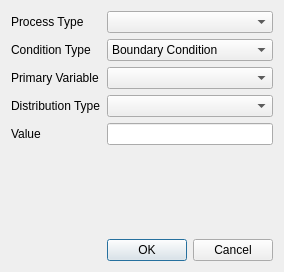
<?xml version="1.0" encoding="UTF-8"?>
<ui version="4.0">
 <class>FEMConditionSetup</class>
 <widget class="QDialog" name="FEMConditionSetup">
  <property name="geometry">
   <rect>
    <x>0</x>
    <y>0</y>
    <width>280</width>
    <height>272</height>
   </rect>
  </property>
  <property name="windowTitle">
   <string>FEM Condition Setup</string>
  </property>
  <layout class="QGridLayout" name="gridLayout">
   <item row="1" column="0">
    <widget class="QLabel" name="processTypeLabel">
     <property name="text">
      <string>Process Type</string>
     </property>
     <property name="margin">
      <number>10</number>
     </property>
    </widget>
   </item>
   <item row="4" column="0">
    <widget class="QLabel" name="disTypeLabel">
     <property name="text">
      <string>Distribution Type</string>
     </property>
     <property name="margin">
      <number>10</number>
     </property>
    </widget>
   </item>
   <item row="5" column="0">
    <widget class="QLabel" name="valueLabel">
     <property name="text">
      <string>Value</string>
     </property>
     <property name="margin">
      <number>10</number>
     </property>
    </widget>
   </item>
   <item row="1" column="1">
    <widget class="QComboBox" name="processTypeBox"/>
   </item>
   <item row="4" column="1">
    <widget class="QComboBox" name="disTypeBox"/>
   </item>
   <item row="3" column="0">
    <widget class="QLabel" name="pvTypeLabel">
     <property name="text">
      <string>Primary Variable</string>
     </property>
     <property name="margin">
      <number>10</number>
     </property>
    </widget>
   </item>
   <item row="3" column="1">
    <widget class="QComboBox" name="pvTypeBox"/>
   </item>
   <item row="5" column="1">
    <widget class="QLineEdit" name="firstValueEdit"/>
   </item>
   <item row="7" column="1">
    <widget class="QDialogButtonBox" name="buttonBox">
     <property name="orientation">
      <enum>Qt::Horizontal</enum>
     </property>
     <property name="standardButtons">
      <set>QDialogButtonBox::Cancel|QDialogButtonBox::Ok</set>
     </property>
    </widget>
   </item>
   <item row="6" column="0">
    <spacer name="verticalSpacer">
     <property name="orientation">
      <enum>Qt::Vertical</enum>
     </property>
     <property name="sizeHint" stdset="0">
      <size>
       <width>20</width>
       <height>40</height>
      </size>
     </property>
    </spacer>
   </item>
   <item row="2" column="0">
    <widget class="QLabel" name="condTypeLabel">
     <property name="sizePolicy">
      <sizepolicy hsizetype="Preferred" vsizetype="Preferred">
       <horstretch>0</horstretch>
       <verstretch>0</verstretch>
      </sizepolicy>
     </property>
     <property name="text">
      <string>Condition Type</string>
     </property>
     <property name="margin">
      <number>10</number>
     </property>
    </widget>
   </item>
   <item row="2" column="1">
    <widget class="QComboBox" name="condTypeBox">
     <item>
      <property name="text">
       <string>Boundary Condition</string>
      </property>
     </item>
     <item>
      <property name="text">
       <string>Initial Condition</string>
      </property>
     </item>
     <item>
      <property name="text">
       <string>Source Term</string>
      </property>
     </item>
    </widget>
   </item>
  </layout>
 </widget>
 <resources/>
 <connections>
  <connection>
   <sender>buttonBox</sender>
   <signal>accepted()</signal>
   <receiver>FEMConditionSetup</receiver>
   <slot>accept()</slot>
   <hints>
    <hint type="sourcelabel">
     <x>248</x>
     <y>254</y>
    </hint>
    <hint type="destinationlabel">
     <x>157</x>
     <y>274</y>
    </hint>
   </hints>
  </connection>
  <connection>
   <sender>buttonBox</sender>
   <signal>rejected()</signal>
   <receiver>FEMConditionSetup</receiver>
   <slot>reject()</slot>
   <hints>
    <hint type="sourcelabel">
     <x>316</x>
     <y>260</y>
    </hint>
    <hint type="destinationlabel">
     <x>286</x>
     <y>274</y>
    </hint>
   </hints>
  </connection>
 </connections>
</ui>
